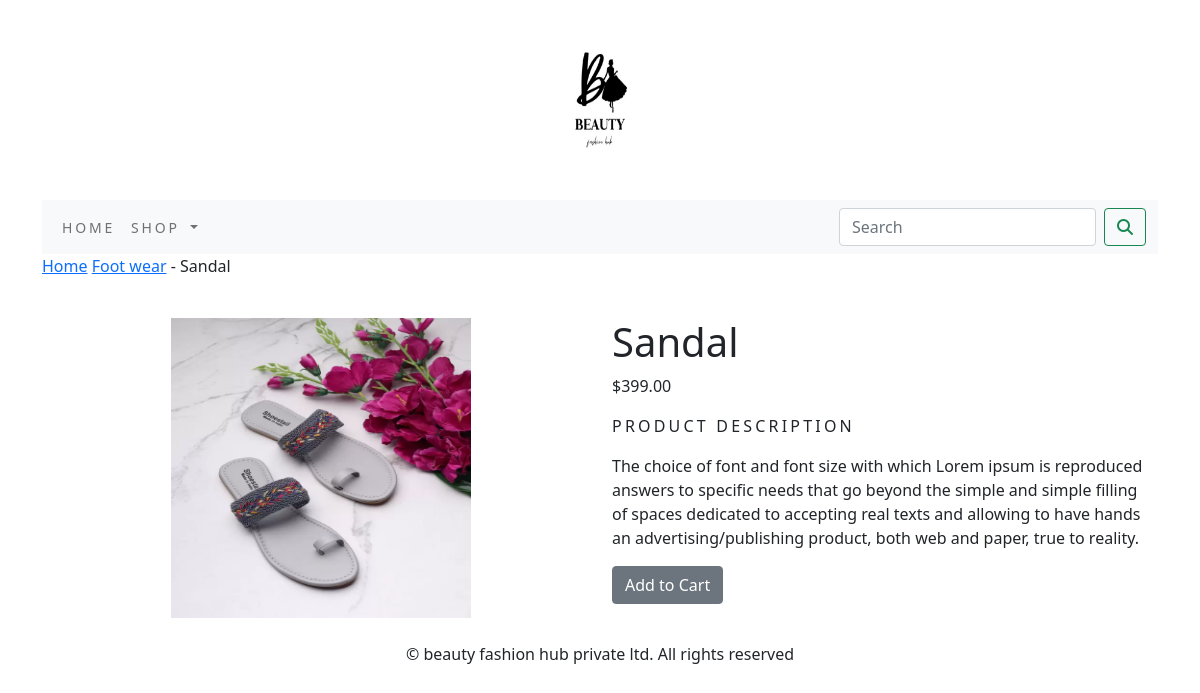
Page /shop/foot-wear/sandal/ on the committed database.
### shop/models.py (models this page shows, shortened)
class Product(models.Model):
    name = models.CharField(max_length=250, unique=True)
    slug = models.SlugField(max_length=250, unique=True)
    description = models.TextField(blank=True)
    price = models.DecimalField(max_digits=10, decimal_places=2)
    category = models.ForeignKey(Category, on_delete=models.CASCADE)
    image = models.ImageField(upload_to='product', blank=True)
    stock = models.IntegerField()
    available = models.BooleanField(default=True)
    created = models.DateTimeField(auto_now_add=True)
    updated = models.DateTimeField(auto_now_add=True)
    class Meta:
        ordering = ('name',)
        verbose_name = 'product'
        verbose_name_plural = 'products'

class Category(models.Model):
    name = models.CharField(max_length=250, unique=True)
    slug = models.SlugField(max_length=250, unique=True)
    description = models.TextField(blank=True)
    image = models.ImageField(upload_to='category', blank=True)
    class Meta:
        ordering = ('name',)
        verbose_name = 'category'
        verbose_name_plural = 'categories'
    def get_url(self):
        return reverse('shop:products_by_category', args=[self.slug])
    def __str__(self):
        return '{}'.format(self.name)

### shop/views.py (the view)
# urls.py: path('<slug:c_slug>/<slug:product_slug>/', views.proDetail, name='prodCatdetail'),
def proDetail(request, c_slug,product_slug):
    try:
        product=Product.objects.get(category__slug=c_slug,slug=product_slug)
    except Exception as e:
        raise e
    return render(request,'product.html',{'product':product})

### cart/contest_processors.py (called while the page is built)
def counter(request):
    item_count=0
    if 'admin' in request.path:
        return  {}
    else:
        try:
            cart=Cart.objects.filter(cart_id=_cart_id(request))
            cart_item=CartItem.objects.all().filter(cart=cart[:1])
            for cart_item in cart_item:
                item_count += cart_item.quantity
        except Cart.DoesNotExist:
            item_count =0
    return dict(item_count=item_count)

### cart/views.py (called while the page is built)
def _cart_id(request):
    cart = request.session.session_key
    if not cart:
        cart = request.session.create()
    return cart

### shop/contest_processors.py (called while the page is built)
def menu_links(request):
    links=Category.objects.all()
    return dict(links=links)

### template/product.html (shortened to what this page needs)
{% extends 'base.html' %}
{% load static %}
{% block content %}
<div class="row my_prod_row_class">
    <div class="mx_auto">
        <p><a href="{% url 'shop:allProdCat' %}">Home</a> <a href="{{product.category.get_url}}">{{product.category}}</a> - {{product.name}} </p>
    </div>
</div>
<div class="container">
<br>
<div class="row">
    <div class="col-12 col-sm-12-col-md-12 col-lg-6 text-center">
        <div style="min-width:18rem">
            <img style="width:300px;height:300px;" src="{{product.image.url}}" alt="{{product.name}}">
        </div>
    </div>
        <div class="col-12 col-sm-12 col-md-12 col-lg-6">
            <div>
            <h1 class="my_prod_title">{{product.name}}</h1>
            <p>${{product.price}}</p>
            <p class="my_title"> Product Description</p>
            <p class="text-justify my_prod_text">{{product.description}}</p>
            {% if product.stock <= 0 %}
            <p class="text-justify my_prod_text"><b>Out of stock</b></p>
            {% else %}
            <a class="btn btn-secondary" href="{% url 'cart:add_cart' product.id %}">Add to Cart</a>
            {% endif %}
            </div>
        </div>
    </div>
</div>
<br>
{% endblock %}

### static/css/custom.css (style rules this page uses)
body { font-family: 'Roboto', sans-serif; }
.my_title { font-size:16px; text-transform:uppercase; letter-spacing:.2em; }

### rows in the picture
Product: category "Foot wear", name "Sandal", image (picture), price "399.00", description "The choice of font and font size with which Lorem ipsum is reproduced answers to specific needs that go beyond the simple and simple filling of spaces dedicated to accepting real texts and allowing to have hands an advertising/publishing product, both web and paper, true to reality."
